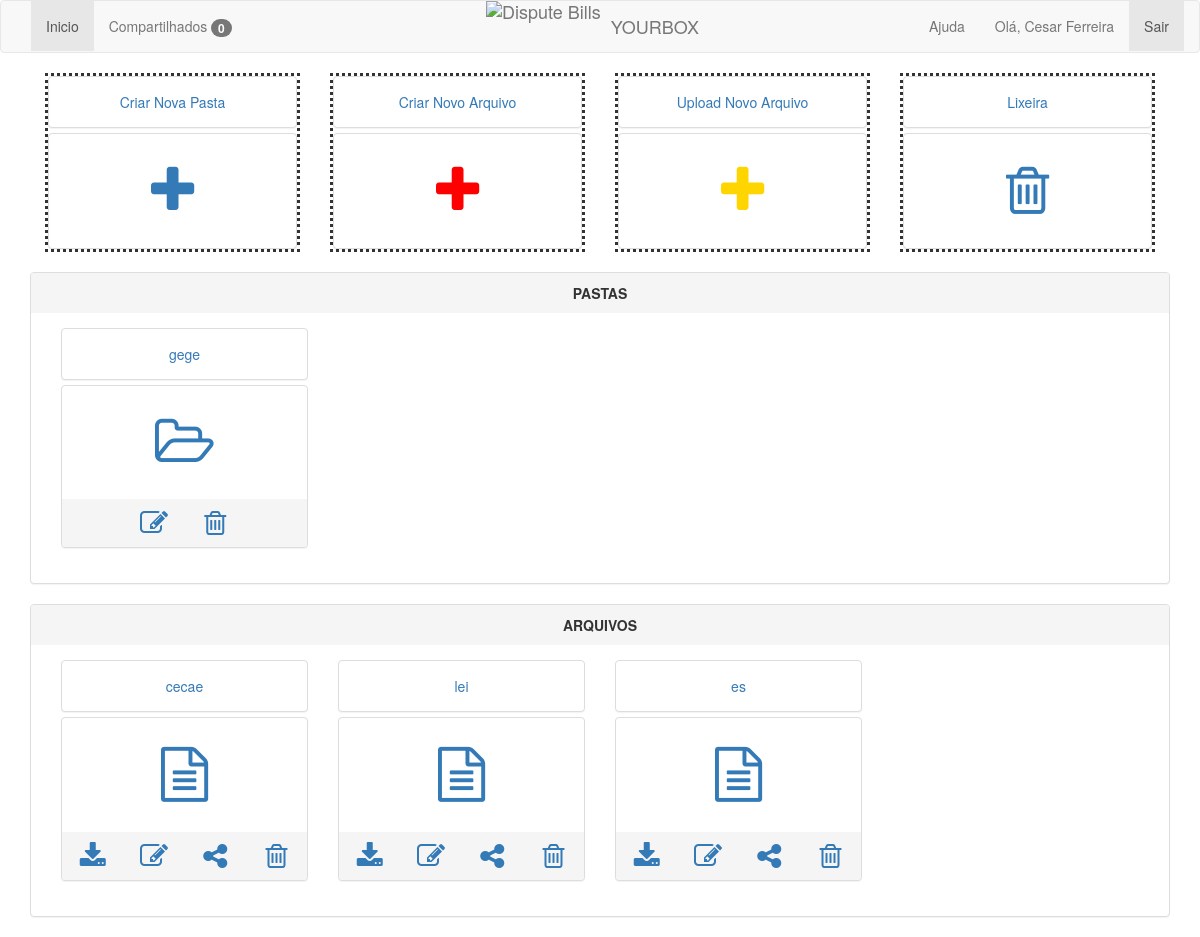
Page /app (signed in) on the committed database.
### app/models.py (models this page shows, shortened)
class Usuario(models.Model):
    nome = models.CharField(max_length=10)
    email = models.EmailField()
    senha = models.CharField(max_length=20)
    pastas = models.ManyToManyField(Pasta, blank=True)
    arquivos = models.ManyToManyField(Arquivo, blank=True)
    criado_em = models.DateTimeField(auto_now_add=True)
    editado_em = models.DateTimeField(auto_now=True)

class Pasta(models.Model):
    titulo = models.CharField(max_length=10)
    desc = models.CharField(max_length=100, blank=True, null=True)
    status = models.BooleanField(default=True)
    criado_em = models.DateTimeField(auto_now_add=True)
    editado_em = models.DateTimeField(auto_now=True)

class Arquivo(models.Model):
    nome = models.CharField(max_length=10)
    arquivo = models.FileField()
    pasta = models.ForeignKey(Pasta, blank=True, null=True)
    tipo = models.CharField(max_length=50, choices=TIPOS)
    status = models.BooleanField(default=True)
    criado_em = models.DateTimeField(auto_now_add=True)
    editado_em = models.DateTimeField(auto_now=True)

### app/views.py (the view)
# urls.py: url(r'^app', views.app, name='app'),
def app(request):
    try:
        usuario = Usuario.objects.get(email=request.session['email'])
        compartilhados = Compartilhado.objects.filter(usuario=usuario, status=False)
        return render_to_response('app.html', {'usuario': usuario, 'usuarios': Usuario.objects.all(),
                                               'compartilhados': compartilhados},
                                  context_instance=RequestContext(request))
    except:
        return redirect('/')

### app/templates/app.html (shortened to what this page needs)
{% extends 'base.html' %}
{% block content %}
    <div class='col-xs-6 col-sm-4 col-md-3' id="criar_pasta">
        <div class="panel-group" style='border-style: dotted;' >
            <div class="panel panel-default">
                <div class="panel-body text-center"><a href='/nova-pasta'>Criar Nova Pasta</a></div>
            </div>
            <div class="panel panel-default">
                <div class="panel-body text-center">
                    <label style='font-size:55px;'><a href='/nova-pasta'><span
                            class='fa fa-1x fa-plus'></span></a></label>
                </div>
            </div>
        </div>
    </div>
    <div class='col-xs-6 col-sm-4 col-md-3' id="criar_arquivo">
        <div class="panel-group" style='border-style: dotted;'>
            <div class="panel panel-default">
                <div class="panel-body text-center"><a href='/novo-arquivo'>Criar Novo Arquivo</a></div>
            </div>
            <div class="panel panel-default">
                <div class="panel-body text-center">
                    <label style='font-size:55px;'><a href='/novo-arquivo'><span class='fa fa-1x fa-plus'
                                                                                 style='color: red;'></span></a></label>
                </div>
            </div>
        </div>
    </div>
    <div class='col-xs-6 col-sm-4 col-md-3' id="upload_arquivo">
        <div class="panel-group" style='border-style: dotted;'>
            <div class="panel panel-default">
                <div class="panel-body text-center"><a href='/upload-arquivo'>Upload Novo Arquivo</a></div>
            </div>
            <div class="panel panel-default">
                <div class="panel-body text-center">
                    <label style='font-size:55px;'><a href='/upload-arquivo'><span class='fa fa-1x fa-plus'
                                                                                   style='color: #ffd500;'></span></a></label>
                </div>
            </div>
        </div>
    </div>
    <div class='col-xs-6 col-sm-4 col-md-3' id="lixeira">
        <div class="panel-group" style='border-style: dotted;'>
            <div class="panel panel-default">
                <div class="panel-body text-center"><a href='/lixeira/{{ pasta.id }}'>Lixeira</a></div>
            </div>
            <div class="panel panel-default">
                <div class="panel-body text-center">
                    <label style='font-size:55px;'><a href='/lixeira'><span class='fa fa-1x fa-trash-o'
                                                                            style='...'></span></a></label>
                </div>
            </div>
        </div>
    </div>
    <br/>
    <div class='row' >
        <div class='col-xs-6 col-sm-4 col-md-12' id="pastas">
            <div class="panel-group">
                <div class="panel panel-default">
                    <div class="panel-heading text-center">
                        <text style="font-weight:bold">PASTAS</text>
                    </div>
                    <div class="panel-body text-center">
                        {% for pasta in usuario.pastas.all %}
                            {% if pasta.status %}
                                <div class='col-xs-6 col-sm-4 col-md-3'>
                                    <div class="panel-group">
                                        <div class="panel panel-default">
                                            <div class="panel-body text-center">
                                                <a href='/pasta/{{ pasta.id }}'>{{ pasta.titulo }}</a>
                                            </div>
                                        </div>
                                        <div class="panel panel-default">
                                            <div class="panel-body text-center">
                                                <label style='font-size:55px;'><a href='/pasta/{{ pasta.id }}'>
                                                    <span class='fa fa-1x fa fa-folder-open-o'></span>
                                                </a></label>
                                            </div>
                                            <div class="panel-footer">
                                                <div class='row'>
                                                    <div class='col-xs-3 col-xs-offset-3'>
                                                        <a href='/edit-pasta/{{ pasta.id }}'><span
                                                                class='fa fa-2x fa-edit'></span></a>
                                                    </div>
                                                    <div class='col-xs-3'>
                                                        <a href='/remove-pasta/{{ pasta.id }}'><span
                                                                class='fa fa-2x fa-trash-o'></span></a>
                                                    </div>
                                                </div>
                                            </div>
                                        </div>
                                    </div>
                                </div>
                            {% endif %}
                        {% empty %}
                            <hr/>
                            <h3 class="text-center"> Você não possui pastas! </h3>
                            <hr/>
                        {% endfor %}
                    </div>
                </div>
            </div>
        </div>
    </div>
    <div class='row' id="arquivos">
        <div class='col-xs-6 col-sm-4 col-md-12'>
            <div class="panel-group">
                <div class="panel panel-default">
                    <div class="panel-heading text-center">
                        <text style="font-weight:bold">ARQUIVOS</text>
                    </div>
                    <div class="panel-body text-center">
                        {% for arquivo in usuario.arquivos.all %}
                            {% if not arquivo.pasta and arquivo.status %}
                                <div class='col-xs-6 col-sm-4 col-md-3'>
                                    <div class="panel-group">
                                        <div class="panel panel-default">
                                            <div class="panel-body text-center">
                                                <a href='/edit-arquivo/{{ arquivo.id }}'>{{ arquivo.nome }}</a>
                                            </div>
                                        </div>
                                        <div class="panel panel-default">
                                            <div class="panel-body text-center">
                                                <label style='font-size:55px;'><a href='/edit-arquivo/{{ arquivo.id }}'><span
                                                        class='fa fa-1x fa-file-text-o'></span></a></label>
                                            </div>
                                            <div class="panel-footer">
                                                <div class='row'>
                                                    <div class='col-xs-3'>
                                                        <a href='/media/{{ arquivo.arquivo }}'
                                                           download='/media/{{ arquivo.arquivo }}'><span
                                                                class='fa fa-2x fa-download'></span></a>
                                                    </div>
                                                    <div class='col-xs-3'>
                                                        <a href='/edit-arquivo/{{ arquivo.id }}'><span
                                                                class='fa fa-2x fa-edit'></span></a>
                                                    </div>
                                                    <div class='col-xs-3'>
                                                        <a data-toggle="modal"
                                                           data-target="#modal{{ arquivo.id }}"><span
                                                                class='fa fa-2x fa-share-alt'></span></a>
                                                    </div>
                                                    <div class='col-xs-3'>
                                                        <a href='/remove-arquivo/{{ arquivo.id }}'><span
                                                                class='fa fa-2x fa-trash-o'></span></a>
                                                    </div>
                                                </div>
                                            </div>
                                        </div>
                                    </div>
                                </div>
                            {% endif %}
                        {% empty %}
                            <hr/>
                            <h3 class="text-center"> Você não possui arquivos! </h3>
                            <hr/>
                        {% endfor %}
                    </div>
                </div>
            </div>
        </div>
{% endblock %}

### app/templates/menu.html (shortened to what this page needs)
<nav class="navbar navbar-default">
    <div class="container-fluid">
        <div class="brand-centered">
            <a class="navbar-brand" href="/"><img style="margin-right: 10px; padding: 0;"
                                                  src="http://res.cloudinary.com/disputebills/image/upload/v1462474206/blue-mark_cnzgry.png"
                                                  alt="Dispute Bills">YOURBOX
            </a>
        </div>
        <div id="navbar9" class="navbar-collapse collapse">
            <ul class="nav navbar-nav navbar-left">
                <li id="inicio"><a href="/">Inicio</a></li>
                <li id="notificacoes"><a href="/notificacoes">Compartilhados <span
                        class="badge">{{ compartilhados|length }}</span></a>
                </li>
            </ul>
            <ul class="nav navbar-nav navbar-right">
                <li id="ajuda"><a href="#">Ajuda</a></li>
                <li><a href="#">Olá, {{ usuario.nome }}</a></li>
                <li class="active" id="logout"><a href="/logout">Sair</a></li>
            </ul>
        </div>
    </div>
</nav>

### app/templates/base.html (style rules this page uses)
.navbar-brand { padding: 0px; }
.navbar-brand > img { height: 100%; padding: 15px; width: auto; }
.brand-centered { display: flex; justify-content: center; position: absolute; width: 100%; left: 0; top: 0; }
.brand-centered .navbar-brand { display: flex; align-items: center; }

### rows in the picture
Usuario: nome "Cesar Ferreira"
Pasta: titulo "gege"
Arquivo: nome "cecae"
Arquivo: nome "lei"
Arquivo: nome "es"

### other values in the picture
{{ compartilhados|length }} "0"
